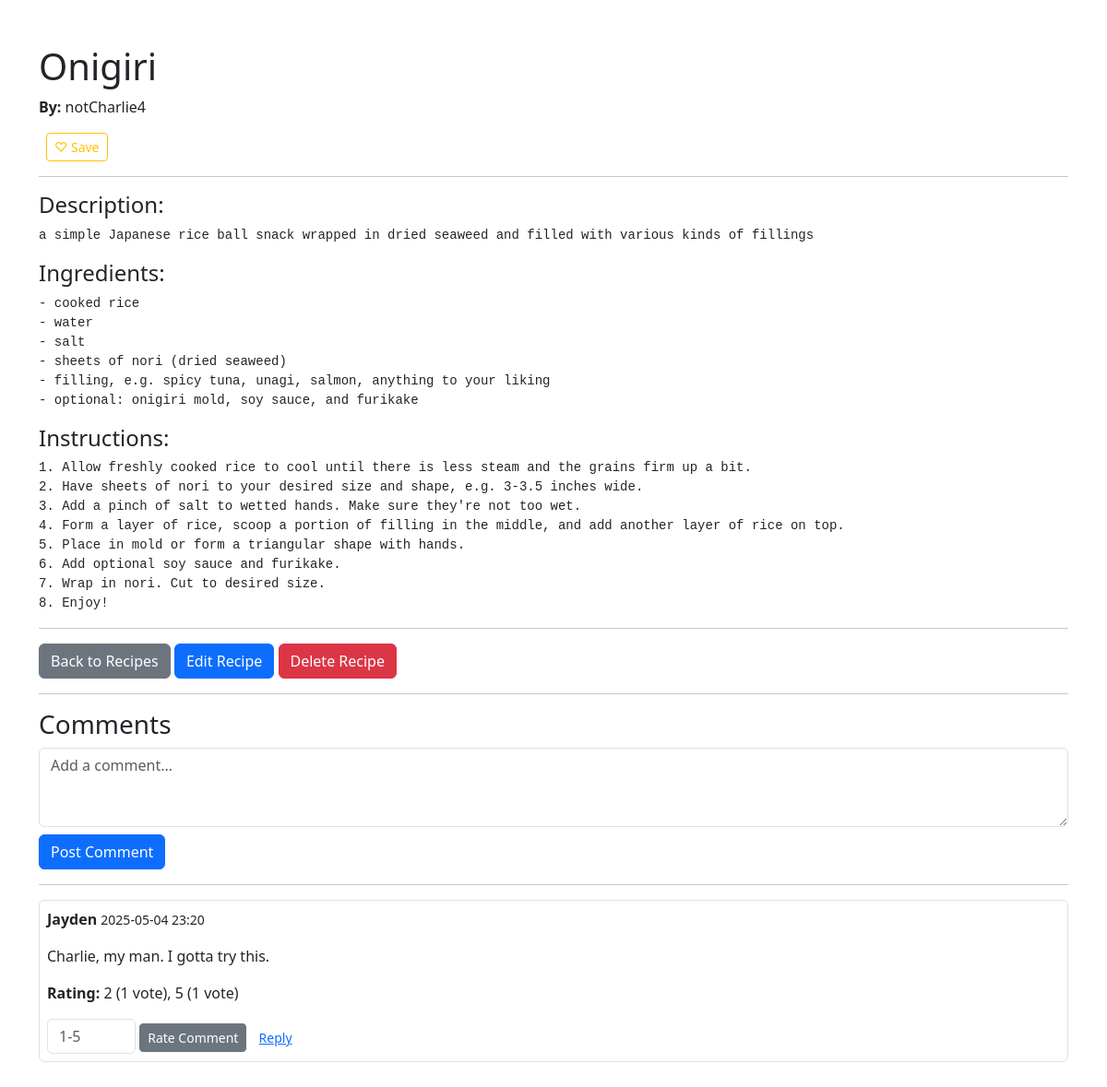
The page /recipe/2/view (signed in) on the database as committed earlier.
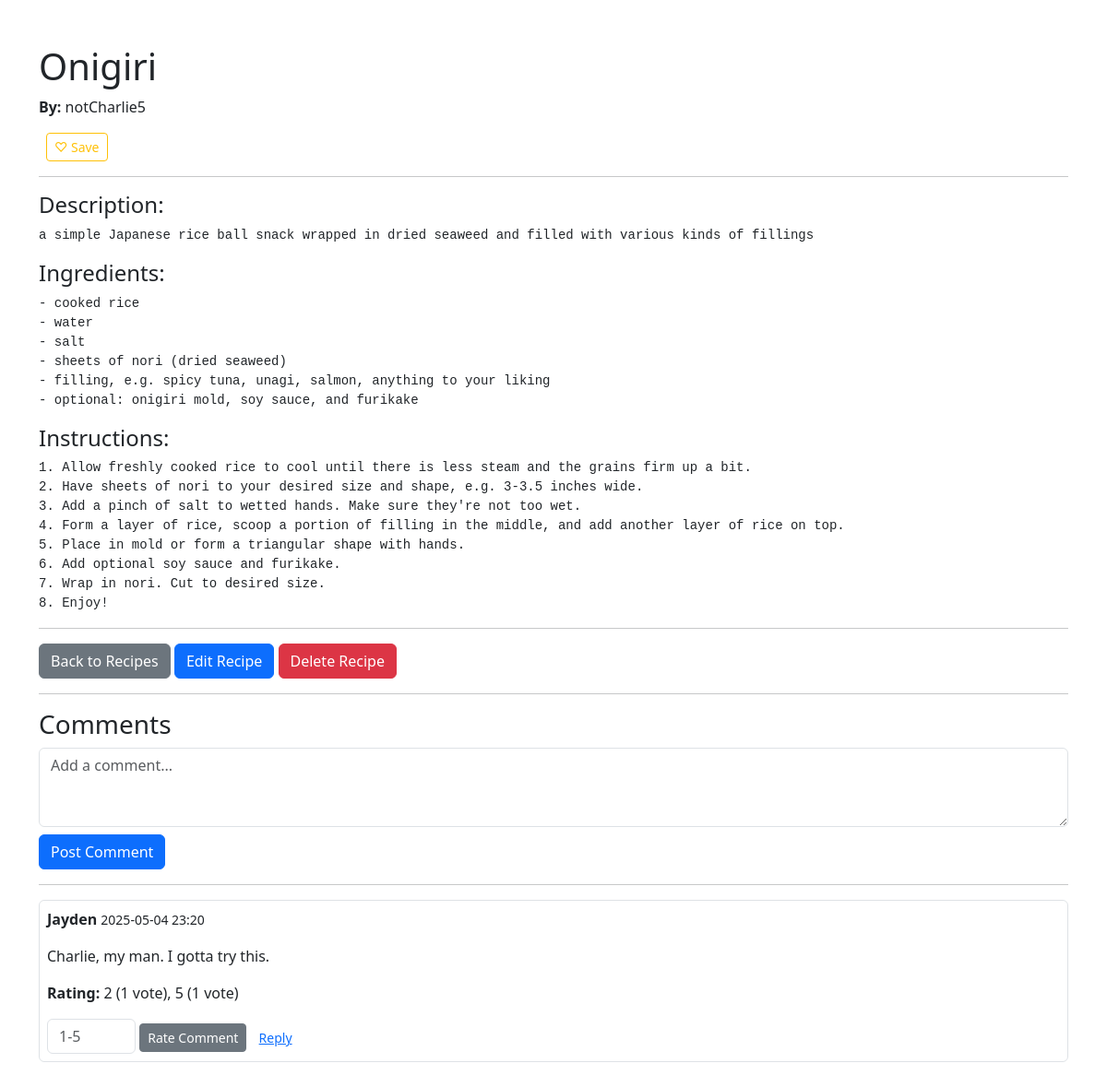
The same page on the database as committed later.
### app/models.py (models this page shows, shortened)
class User(UserMixin, db.Model):
    id = sa.Column(sa.Integer, primary_key=True)
    display_name = sa.Column(sa.String(64), nullable=True)
    username = sa.Column(sa.String(64), index=True, unique=True, nullable=False)
    email = sa.Column(sa.String(120), index=True, unique=True, nullable=False)
    password_hash = sa.Column(sa.String(256), nullable=False)
    recipes = so.relationship("Recipe", backref="author", lazy=True)
    comments = so.relationship('Comment', backref='author', lazy=True)
    ratings = so.relationship('CommentRating', backref='rater', lazy=True)
    favorites = so.relationship('Favorite', backref='user', lazy='dynamic')
    def has_favorited(self, recipe):
        return Favorite.query.filter_by(user_id=self.id, recipe_id=recipe.id).first() is not None

### app/routes.py (the view)
@main.route("/recipe/<int:recipe_id>/view")
@login_required
def view_recipe(recipe_id):
    recipe = Recipe.query.get_or_404(recipe_id)
    pst = zoneinfo.ZoneInfo("America/Los_Angeles")
    for c in recipe.comments:
        dt = c.created_at
        if dt.tzinfo is None:
            dt = dt.replace(tzinfo=zoneinfo.ZoneInfo("UTC"))
        c.pst_created = dt.astimezone(pst)
    comment_form = CommentForm()
    rating_forms = {c.id: RatingForm(prefix=f"rate-{c.id}") for c in recipe.comments}
    return render_template(
        "view_recipe.html",
        recipe=recipe,
        comment_form=comment_form,
        rating_forms=rating_forms
    )

### app/forms.py
class CommentForm(FlaskForm):
    body = TextAreaField("Comment", validators=[DataRequired()])
    parent_id = HiddenField()  # will be blank for top-level comments
    submit = SubmitField("Post Comment")

class RatingForm(FlaskForm):
    value = IntegerField(
        "Rating",
        validators=[DataRequired(), NumberRange(min=1, max=5)],
        description="1–5"
    )
    submit = SubmitField("Rate Comment")

### app/__init__.py (called while the page is built)
def create_app(config_class=Config):
    app = Flask(__name__)
    app.config.from_object(config_class)
    db.init_app(app)
    migrate.init_app(app, db)
    login.init_app(app)
    app.config['SECRET_KEY'] = app.config.get('SECRET_KEY', 'default_secret_key')
    from app.routes import main
    app.register_blueprint(main)
    from app import models
    @app.template_filter('tzformat')
    def tzformat(value: datetime,
                 fmt: str = "%Y-%m-%d %H:%M",
                 tz: str = "America/Los_Angeles"):
        if not value:
            return ""
        if value.tzinfo is None:
            value = value.replace(tzinfo=zoneinfo.ZoneInfo("UTC"))
        dst = value.astimezone(zoneinfo.ZoneInfo(tz))
        return dst.strftime(fmt)
    return app

### app/templates/view_recipe.html (shortened to what this page needs)
<!doctype html>
<html lang="en">
<head>
  <link rel="stylesheet" href="https://cdn.jsdelivr.net/npm/bootstrap@5.3.0/dist/css/bootstrap.min.css">
</head>
<body>
  <div class="container mt-5 pb-5">
    <h1>{{ recipe.title }}</h1>
	<p>
  		<strong>By:</strong> {{ recipe.author.display_name or recipe.author.username }}
  		{% if current_user.is_authenticated %}
    			<form action="{{ url_for('main.toggle_favorite', recipe_id=recipe.id) }}" method="post" style="display:inline;">
      				{% if current_user.has_favorited(recipe) %}
        				<button type="submit" class="btn btn-warning btn-sm ms-2">♥ Unsave</button>
      				{% else %}
        				<button type="submit" class="btn btn-outline-warning btn-sm ms-2">♡ Save</button>
      				{% endif %}
    			</form>
  		{% endif %}
	</p>
    <hr>
    <h4>Description:</h4>
    <pre>{{ recipe.description }}</pre>
    <h4>Ingredients:</h4>
    <pre>{{ recipe.ingredients }}</pre>
    <h4>Instructions:</h4>
    <pre>{{ recipe.instructions }}</pre>
    <hr>
    <a href="{{ url_for('main.recipes') }}" class="btn btn-secondary">Back to Recipes</a>
    {% if current_user.is_authenticated and current_user.id == recipe.user_id %}
      <a href="{{ url_for('main.edit_recipe', recipe_id=recipe.id) }}" class="btn btn-primary">Edit Recipe</a>
      <form action="{{ url_for('main.delete_recipe', recipe_id=recipe.id) }}" method="post" style="display:inline;">
        <button type="submit" class="btn btn-danger">Delete Recipe</button>
      </form>
    {% endif %}
    <hr>
    <h3>Comments</h3>
    <form action="{{ url_for('main.post_comment', recipe_id=recipe.id) }}" method="post">
      {{ comment_form.body(rows=3, class='form-control', placeholder='Add a comment...') }}
      {{ comment_form.submit(class='btn btn-primary mt-2') }}
    </form>
    <hr>
    {% macro render_comment(c, depth=0) %}
      <div class="ms-{{ depth * 4 }} mb-3 p-2 border rounded">
        <p><strong>{{ c.author.username }}</strong> <small>{{ c.created_at|tzformat }}</small></p>
        <p>{{ c.body }}</p>
        <p class="mb-2">
            {% set breakdown = [] %}
            <p class="mb-2">
              <strong>Rating:</strong>
              {% if breakdown %}
                {{ breakdown | join(', ') }}
              {% else %}
                <em>No ratings yet</em>
              {% endif %}
            </p>
        </p>
        <form action="{{ url_for('main.rate_comment', comment_id=c.id) }}" method="post" class="d-inline">
          {{ rating_forms[c.id].value(class='form-control d-inline w-auto', placeholder='1-5') }}
          {{ rating_forms[c.id].submit(class='btn btn-sm btn-secondary') }}
        </form>
        <button class="btn btn-sm btn-link" data-bs-toggle="collapse" data-bs-target="#reply-{{ c.id }}">Reply</button>
      </div>
    {% endmacro %}
    {% for c in recipe.comments if not c.parent_id %}
      {{ render_comment(c) }}
    {% else %}
      <p>No comments yet.</p>
    {% endfor %}
  </div>
</body>
</html>

Rows that differ between the two databases and show on the page:
changed User: author "notCharlie4" → "notCharlie5"
